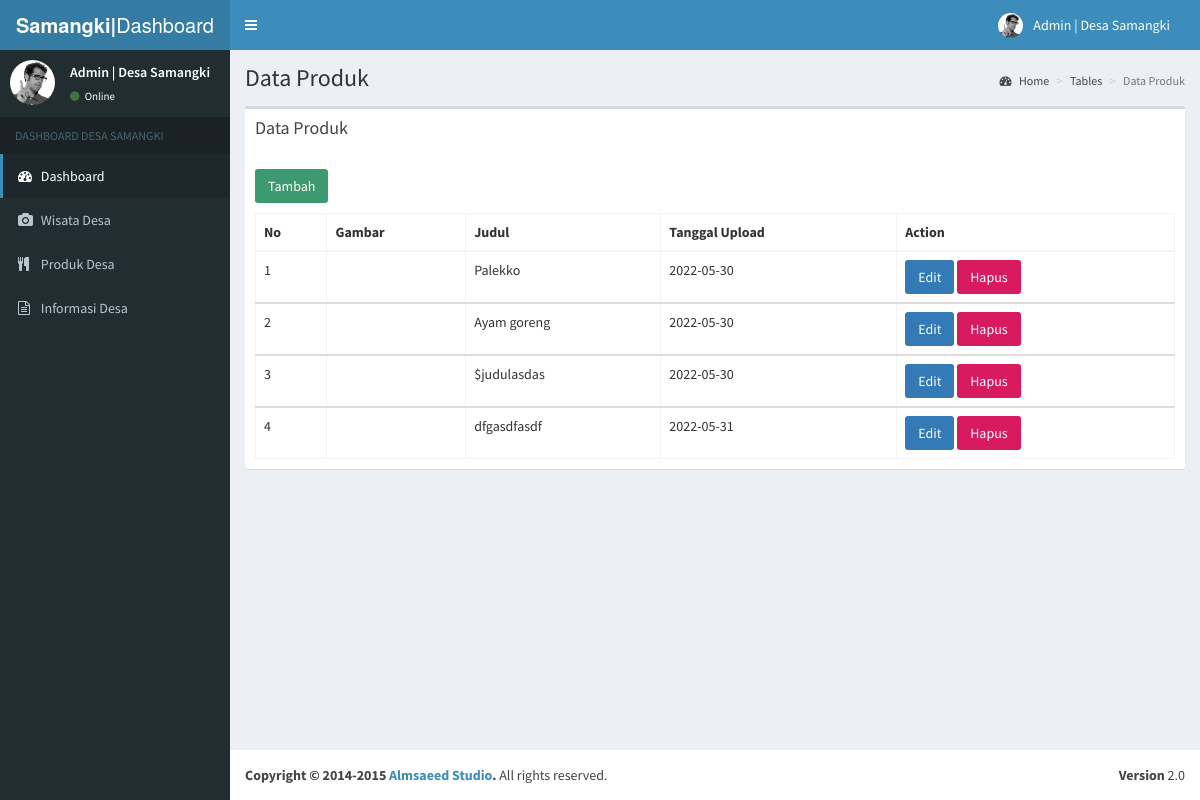
The app's page /admin/produk.php with its own data.
### tables this page shows
CREATE TABLE `tb_produk` (
  `id_produk` int(11) NOT NULL,
  `gambar` varchar(50) NOT NULL,
  `judul` varchar(50) NOT NULL,
  `uploaded` date NOT NULL,
  `deskripsi` text NOT NULL
);

### function/function.php (called while the page is built, shortened)
<?php
    $conn = mysqli_connect("localhost", "root", "", "desa_samangki");
    function view($query) {
        global $conn;
        $result = mysqli_query($conn, $query);
        return $result;
    }
?>

### admin/produk.php (the view, shortened to what this page needs)
<?php
  require 'template/header.php';
  require '../function/function.php';
  $query = view("SELECT * FROM tb_produk");
  $i = 1;
?>
      <div class="content-wrapper">
        <section class="content-header">
          <h1>
            Data Produk
          </h1>
          <ol class="breadcrumb">
            <li><a href="#"><i class="fa fa-dashboard"></i> Home</a></li>
            <li><a href="#">Tables</a></li>
            <li class="active">Data Produk</li>
          </ol>
        </section>
        <section class="content">
          <div class="row">
            <div class="col-xs-12">
              <div class="box">
                <div class="box-header">
                  <h3 class="box-title">Data Produk</h3>
                </div>
                <div class="box-body">
                <a href="tambah_produk.php" class="btn bg-olive" style="margin:10px 0;">Tambah</a>
                  <table id="example2" class="table table-bordered table-hover">
                    <thead>
                      <tr>
                        <th>No</th>
                        <th>Gambar</th>
                        <th>Judul</th>
                        <th>Tanggal Upload</th>
                        <th>Action</th>
                      </tr>
                    </thead>
                    <?php while ($row = mysqli_fetch_array($query)) : ?>
                    <tbody>
                      <tr>
                        <td><?= $i++ ?></td>
                        <td>
                        </td>
                        <td><?= $row['judul'] ?></td>
                        <td><?= $row['uploaded'] ?></td>
                        <td>
                          <a href="edit_produk.php?id=<?= $row['id_produk'] ?>" class="btn normal bg-primary">Edit</a>
                          <a href="hapus_produk.php?id=<?= $row['id_produk'] ?>&no_file=3" class="btn normal bg-maroon">Hapus</a>
                        </td>
                      </tr>
                    </tbody>
                    <?php endwhile; ?>
                  </table>
                </div>
              </div>
            </div>
          </div>
        </section>
      </div>
     <?php require 'template/footer.php' ?>

### records on screen
tb_produk: judul "Palekko", uploaded "2022-05-30"
tb_produk: judul "Ayam goreng", uploaded "2022-05-30"
tb_produk: judul "$judulasdas", uploaded "2022-05-30"
tb_produk: judul "dfgasdfasdf", uploaded "2022-05-31"
